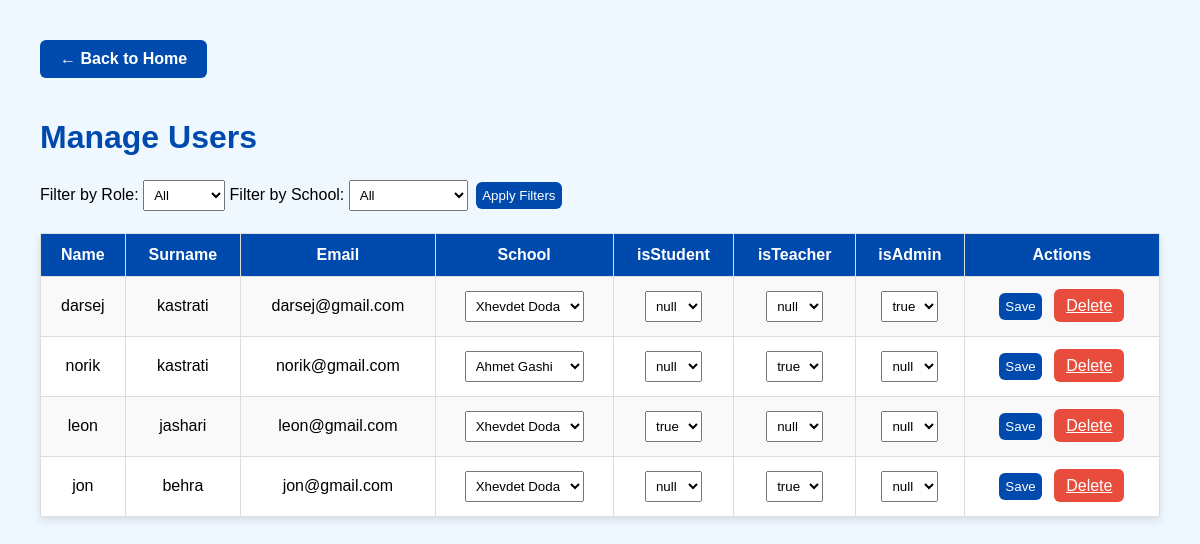
The app's page /manageUsers.php (signed in), older data.
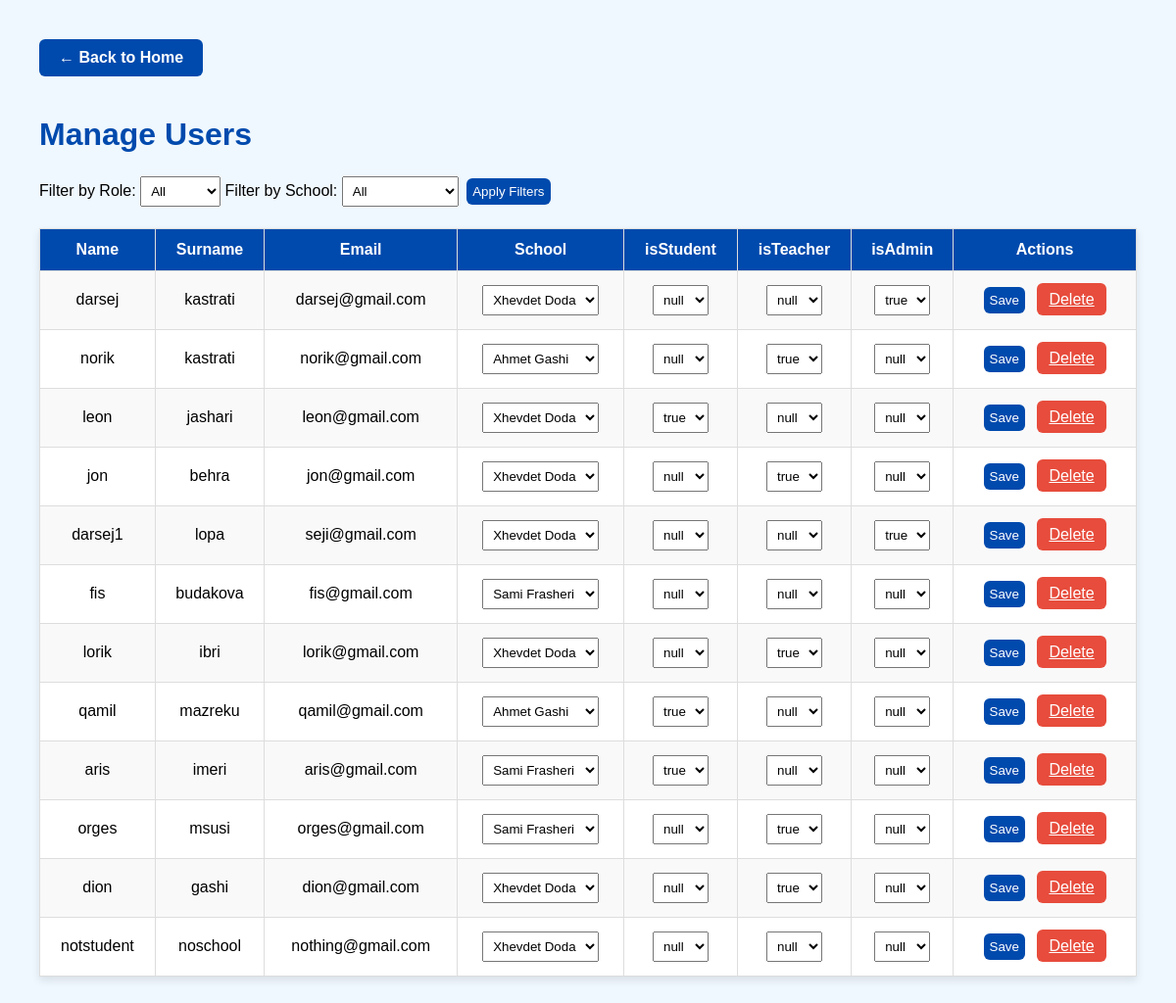
The same page, newer data.
### tables this page shows
CREATE TABLE `users` (
  `id` int(5) NOT NULL,
  `name` varchar(255) NOT NULL,
  `surname` varchar(255) NOT NULL,
  `email` varchar(255) NOT NULL,
  `password` varchar(255) NOT NULL,
  `confrim_password` varchar(255) NOT NULL,
  `school` varchar(255) NOT NULL,
  `isstudent` varchar(255) NOT NULL,
  `isteacher` varchar(255) NOT NULL,
  `isadmin` varchar(255) NOT NULL
);

### manageUsers.php (the view, shortened to what this page needs)
<?php
include 'config.php';
$query = "SELECT id, name, surname, email, school, isstudent, isteacher, isadmin FROM users WHERE 1=1";
$params = [];
$stmt = $conn->prepare($query);
$stmt->execute($params);
$users = $stmt->fetchAll(PDO::FETCH_ASSOC);
?>
<!DOCTYPE html>
<html>
<head>
</head>
<body>
<a href="home.php" class="nav-btn">← Back to Home</a>
<h1>Manage Users</h1>
<div class="filters">
    <form method="GET" action="">
        <label>Filter by Role:
            <select name="role">
                <option value="">All</option>
            </select>
        </label>
        <label>Filter by School:
            <select name="school">
                <option value="">All</option>
            </select>
        </label>
        <input type="submit" value="Apply Filters" class="btn" style="background-color: #004aad">
    </form>
</div>
<table>
    <tr>
        <th>Name</th>
        <th>Surname</th>
        <th>Email</th>
        <th>School</th>
        <th>isStudent</th>
        <th>isTeacher</th>
        <th>isAdmin</th>
        <th>Actions</th>
    </tr>
    <?php foreach ($users as $u): ?>
    <tr>
        <form method="POST">
            <td><?= htmlspecialchars($u['name']) ?></td>
            <td><?= htmlspecialchars($u['surname']) ?></td>
            <td><?= htmlspecialchars($u['email']) ?></td>
            <td>
                <select name="school">
                    <option value="xhevdetdoda" <?= $u['school'] === 'xhevdetdoda' ? 'selected' : '' ?>>Xhevdet Doda</option>
                    <option value="samifrasheri" <?= $u['school'] === 'samifrasheri' ? 'selected' : '' ?>>Sami Frasheri</option>
                    <option value="ahmetgashi" <?= $u['school'] === 'ahmetgashi' ? 'selected' : '' ?>>Ahmet Gashi</option>
                </select>
            </td>
            <td>
                <select name="isstudent">
                    <option value="true" <?= $u['isstudent'] === 'true' ? 'selected' : '' ?>>true</option>
                    <option value="null" <?= $u['isstudent'] !== 'true' ? 'selected' : '' ?>>null</option>
                </select>
            </td>
            <td>
                <select name="isteacher">
                    <option value="true" <?= $u['isteacher'] === 'true' ? 'selected' : '' ?>>true</option>
                    <option value="null" <?= $u['isteacher'] !== 'true' ? 'selected' : '' ?>>null</option>
                </select>
            </td>
            <td>
                <select name="isadmin">
                    <option value="true" <?= $u['isadmin'] === 'true' ? 'selected' : '' ?>>true</option>
                    <option value="null" <?= $u['isadmin'] !== 'true' ? 'selected' : '' ?>>null</option>
                </select>
            </td>
            <td>
                <input type="submit" value="Save" class="btn btn-edit">
                <a href="manageUsers.php?delete=<?= $u['id'] ?>" class="btn btn-delete" onclick="return confirm('Are you sure?')">Delete</a>
            </td>
        </form>
    </tr>
    <?php endforeach; ?>
</table>
</body>
</html>

Row changes from the older to the newer data that the page shows:
added users: name "darsej1", surname "lopa", email "seji@gmail.com", isstudent "null", isteacher "null", isadmin "true"
added users: name "fis", surname "budakova", email "fis@gmail.com", school "Sami Frasheri", isstudent "null", isteacher "null", isadmin "null"
added users: name "lorik", surname "ibri", email "lorik@gmail.com", isstudent "null", isteacher "true", isadmin "null"
added users: name "qamil", surname "mazreku", email "qamil@gmail.com", school "Ahmet Gashi", isstudent "true", isteacher "null", isadmin "null"
added users: name "aris", surname "imeri", email "aris@gmail.com", school "Sami Frasheri", isstudent "true", isteacher "null", isadmin "null"
added users: name "orges", surname "msusi", email "orges@gmail.com", school "Sami Frasheri", isstudent "null", isteacher "true", isadmin "null"
added users: name "dion", surname "gashi", email "dion@gmail.com", school "Xhevdet Doda", isstudent "null", isteacher "true", isadmin "null"
added users: name "notstudent", surname "noschool", email "nothing@gmail.com", isstudent "null", isteacher "null", isadmin "null"
